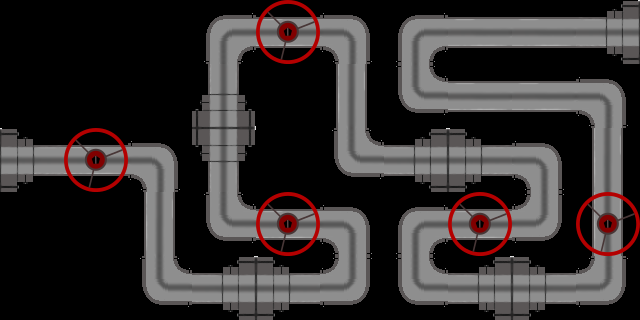

This game map was drawn from its Tiled (.tmx) file and the tilesets committed beside it. A one-line description and the trimmed map source follow:
An orthogonal 10x5 tile map with 64x64 px tiles, 3 tile layers (extremités, tuyaux, Vannes).

<map version="1.0" orientation="orthogonal" renderorder="right-down" width="10" height="5" tilewidth="64" tileheight="64">
 <tileset firstgid="1" name="coffeePlumbingTexture" tilewidth="64" tileheight="64">
  <image source="../../textures/CoffeePlumbing/coffeePlumbingTexture.png" trans="ff00ff" width="512" height="128" />
 </tileset>
 <layer name="extremités" width="10" height="5">
  <properties>
   <property name="debut" value="3,1" />
   <property name="fin" value="1,10" />
  </properties>
  <data>[50 cells, 2 non-empty, 2 distinct tile ids]</data>
 </layer>
 <layer name="tuyaux" width="10" height="5">
  <data>[50 cells, 36 non-empty, 10 distinct tile ids]</data>
 </layer>
 <layer name="Vannes" width="10" height="5">
  <data>[50 cells, 5 non-empty, 1 distinct tile ids]</data>
 </layer>
</map>